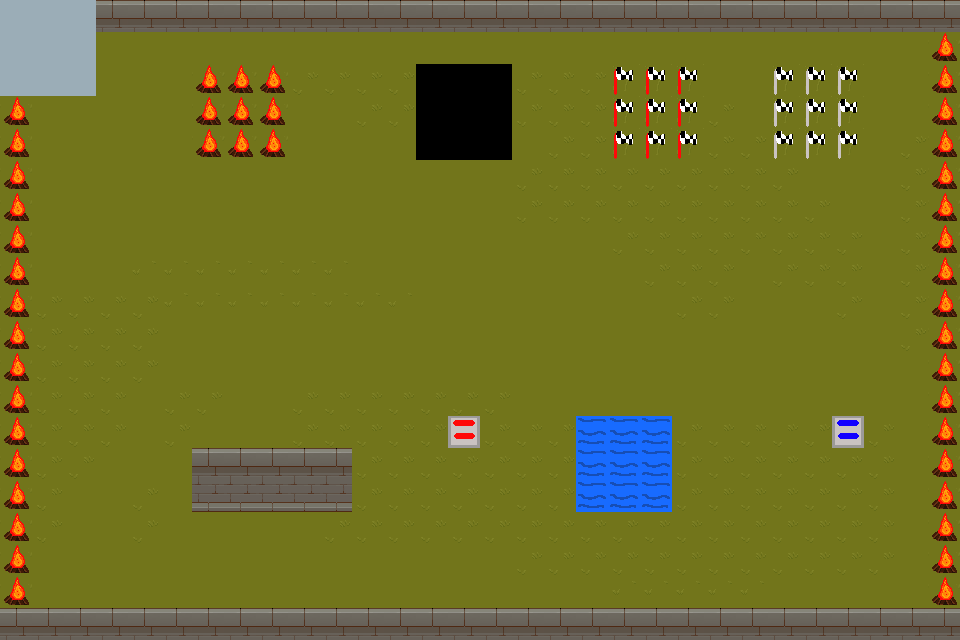

Rendered tile map (Tiled .tmx) drawn with the repository's tilesets; below, a short description and the full map source, tile grids included:
An orthogonal 30x20 tile map with 32x32 px tiles, 2 tile layers (Tile Layer 1, Tile Layer 2), 3 tilesets.

<map version="1.10" tiledversion="1.12.2" orientation="orthogonal" renderorder="right-down" width="30" height="20" tilewidth="32" tileheight="32" infinite="0" nextlayerid="7" nextobjectid="29">
 <tileset firstgid="1" source="TX Tileset Grass.tsx" />
 <tileset firstgid="65" source="TX Tileset Wall.tsx" />
 <tileset firstgid="321" source="1st_TileSet.tsx" />
 <layer id="1" name="Tile Layer 1" width="30" height="20">
  <data encoding="csv">
115,115,115,115,115,115,115,115,115,115,115,115,115,115,115,115,115,115,115,115,115,115,115,115,115,115,115,115,115,115,
334,1,1,1,1,1,1,1,1,1,1,1,1,1,1,1,1,1,1,1,1,1,1,1,1,1,1,1,1,334,
334,1,1,1,1,1,334,334,334,10,10,10,10,332,332,332,10,10,10,335,335,335,1,1,336,336,336,1,1,334,
334,1,1,1,1,1,334,334,334,1,1,10,10,332,332,332,10,10,10,335,335,335,10,1,336,336,336,1,1,334,
334,1,1,1,1,1,334,334,334,1,1,1,1,332,332,332,1,10,10,335,335,335,10,10,336,336,336,1,10,334,
334,1,1,1,1,1,1,1,1,1,1,1,1,1,1,1,10,10,10,10,10,10,10,10,10,1,1,1,10,334,
334,1,1,1,1,1,1,1,1,1,1,1,1,1,1,1,10,10,10,10,10,10,10,10,10,10,1,1,10,334,
334,1,1,1,1,1,1,1,1,1,1,1,1,1,1,1,1,1,1,10,10,10,10,10,10,10,10,1,10,334,
334,1,1,1,3,3,3,3,3,3,3,1,1,1,1,1,1,1,1,1,10,10,10,1,10,10,10,1,10,334,
334,10,10,10,10,3,3,3,3,3,3,3,3,1,1,1,1,1,1,1,1,10,10,1,1,1,10,1,10,334,
334,10,10,10,10,1,1,1,1,1,1,1,1,1,1,1,1,1,1,1,1,1,1,1,1,1,1,1,10,334,
334,10,10,10,10,1,1,1,1,1,1,1,1,1,1,1,1,1,1,1,1,1,1,1,1,1,1,1,1,334,
334,10,10,10,1,10,10,1,1,10,10,10,10,10,10,10,1,1,1,1,1,1,1,1,1,1,1,1,1,334,
334,10,10,10,1,10,1,1,1,10,10,10,10,10,331,10,10,10,329,329,329,10,10,10,10,10,330,10,1,334,
334,10,10,1,1,1,115,115,115,115,115,10,10,10,10,10,10,10,329,329,329,10,10,10,10,10,10,10,1,334,
334,10,1,1,10,1,131,131,131,131,131,10,10,10,10,10,10,10,329,329,329,10,10,10,10,10,10,10,1,334,
334,10,1,1,10,1,1,1,1,1,10,10,10,10,10,10,10,10,10,10,10,10,10,10,10,10,10,10,1,334,
334,1,1,1,1,1,1,1,1,1,1,1,1,1,1,1,10,10,10,10,10,10,10,10,10,10,10,10,1,334,
334,1,1,1,1,1,1,1,1,1,1,1,1,1,1,1,1,1,1,3,3,3,3,3,1,1,1,1,1,334,
115,115,115,115,115,115,115,115,115,115,115,115,115,115,115,115,115,115,115,115,115,115,115,115,115,115,115,115,115,115
</data>
 </layer>
 <layer id="5" name="Tile Layer 2" width="30" height="20">
  <data encoding="csv">
326,326,326,0,0,0,0,0,0,0,0,0,0,0,0,0,0,0,0,0,0,0,0,0,0,0,0,0,0,0,
326,326,326,0,0,0,0,0,0,0,0,0,0,0,0,0,0,0,0,0,0,0,0,0,0,0,0,0,0,0,
326,326,326,0,0,0,0,0,0,0,0,0,0,0,0,0,0,0,0,0,0,0,0,0,0,0,0,0,0,0,
0,0,0,0,0,0,0,0,0,0,0,0,0,0,0,0,0,0,0,0,0,0,0,0,0,0,0,0,0,0,
0,0,0,0,0,0,0,0,0,0,0,0,0,0,0,0,0,0,0,0,0,0,0,0,0,0,0,0,0,0,
0,0,0,0,0,0,0,0,0,0,0,0,0,0,0,0,0,0,0,0,0,0,0,0,0,0,0,0,0,0,
0,0,0,0,0,0,0,0,0,0,0,0,0,0,0,0,0,0,0,0,0,0,0,0,0,0,0,0,0,0,
0,0,0,0,0,0,0,0,0,0,0,0,0,0,0,0,0,0,0,0,0,0,0,0,0,0,0,0,0,0,
0,0,0,0,0,0,0,0,0,0,0,0,0,0,0,0,0,0,0,0,0,0,0,0,0,0,0,0,0,0,
0,0,0,0,0,0,0,0,0,0,0,0,0,0,0,0,0,0,0,0,0,0,0,0,0,0,0,0,0,0,
0,0,0,0,0,0,0,0,0,0,0,0,0,0,0,0,0,0,0,0,0,0,0,0,0,0,0,0,0,0,
0,0,0,0,0,0,0,0,0,0,0,0,0,0,0,0,0,0,0,0,0,0,0,0,0,0,0,0,0,0,
0,0,0,0,0,0,0,0,0,0,0,0,0,0,0,0,0,0,0,0,0,0,0,0,0,0,0,0,0,0,
0,0,0,0,0,0,0,0,0,0,0,0,0,0,0,0,0,0,0,0,0,0,0,0,0,0,0,0,0,0,
0,0,0,0,0,0,0,0,0,0,0,0,0,0,0,0,0,0,0,0,0,0,0,0,0,0,0,0,0,0,
0,0,0,0,0,0,0,0,0,0,0,0,0,0,0,0,0,0,0,0,0,0,0,0,0,0,0,0,0,0,
0,0,0,0,0,0,0,0,0,0,0,0,0,0,0,0,0,0,0,0,0,0,0,0,0,0,0,0,0,0,
0,0,0,0,0,0,0,0,0,0,0,0,0,0,0,0,0,0,0,0,0,0,0,0,0,0,0,0,0,0,
0,0,0,0,0,0,0,0,0,0,0,0,0,0,0,0,0,0,0,0,0,0,0,0,0,0,0,0,0,0,
0,0,0,0,0,0,0,0,0,0,0,0,0,0,0,0,0,0,0,0,0,0,0,0,0,0,0,0,0,0
</data>
 </layer>
</map>
